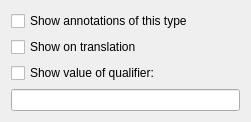
<?xml version="1.0" encoding="UTF-8"?>
<ui version="4.0">
 <class>annotHighlightSettings</class>
 <widget class="QWidget" name="annotHighlightSettings">
  <property name="geometry">
   <rect>
    <x>0</x>
    <y>0</y>
    <width>251</width>
    <height>135</height>
   </rect>
  </property>
  <property name="windowTitle">
   <string>Form</string>
  </property>
  <layout class="QGridLayout" name="gridLayout">
   <property name="sizeConstraint">
    <enum>QLayout::SetMinAndMaxSize</enum>
   </property>
   <item row="1" column="0">
    <widget class="QCheckBox" name="checkShowOnTranslation">
     <property name="text">
      <string>Show on translation</string>
     </property>
    </widget>
   </item>
   <item row="3" column="0">
    <widget class="QLineEdit" name="editQualifiers"/>
   </item>
   <item row="0" column="0">
    <widget class="QCheckBox" name="checkShowHideAnnots">
     <property name="text">
      <string>Show annotations of this type</string>
     </property>
    </widget>
   </item>
   <item row="2" column="0">
    <widget class="QCheckBox" name="checkVisualQualifier">
     <property name="text">
      <string>Show value of qualifier:</string>
     </property>
    </widget>
   </item>
  </layout>
 </widget>
 <resources/>
 <connections/>
</ui>
